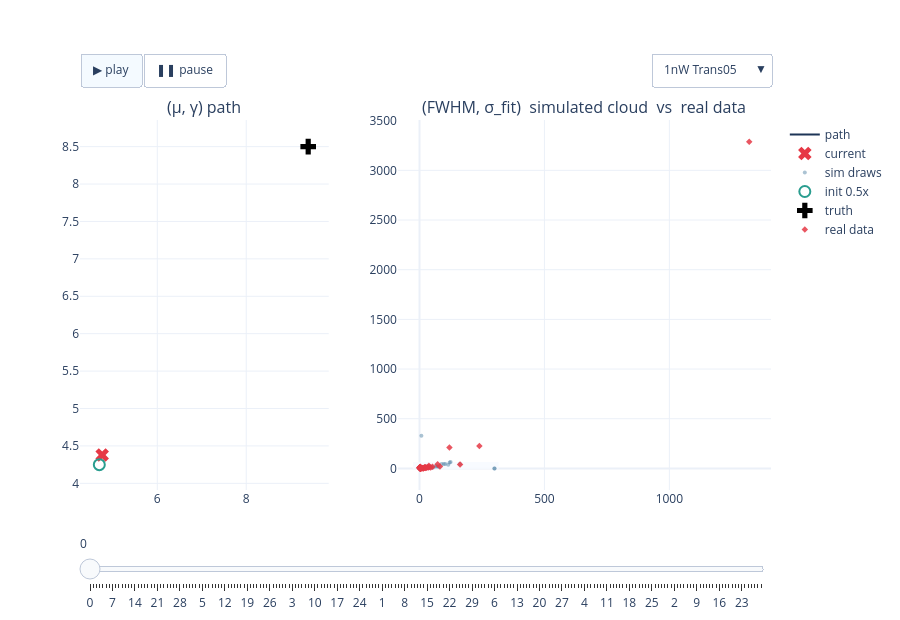

Here is the notebook cell this chart was saved with:
### Code cell
# FIG 1a — 1nW interactive: path + cloud, experiment dropdown + play/slider   (22a verbatim)
fig_1nW = build_power_figure(RESULTS, '1nW')
if fig_1nW is not None:
    _h = os.path.join(REPO_ROOT, 'notebooks', '24_realdata_accuracy', '24a-fig1a-1nW-paths-clouds.html')
    fig_1nW.write_html(_h, include_plotlyjs='cdn', config=CONFIG_PLOT)
    print('wrote', _h, f'({os.path.getsize(_h)/1e6:.1f} MB)')
    fig_1nW.show(config=CONFIG_PLOT)
